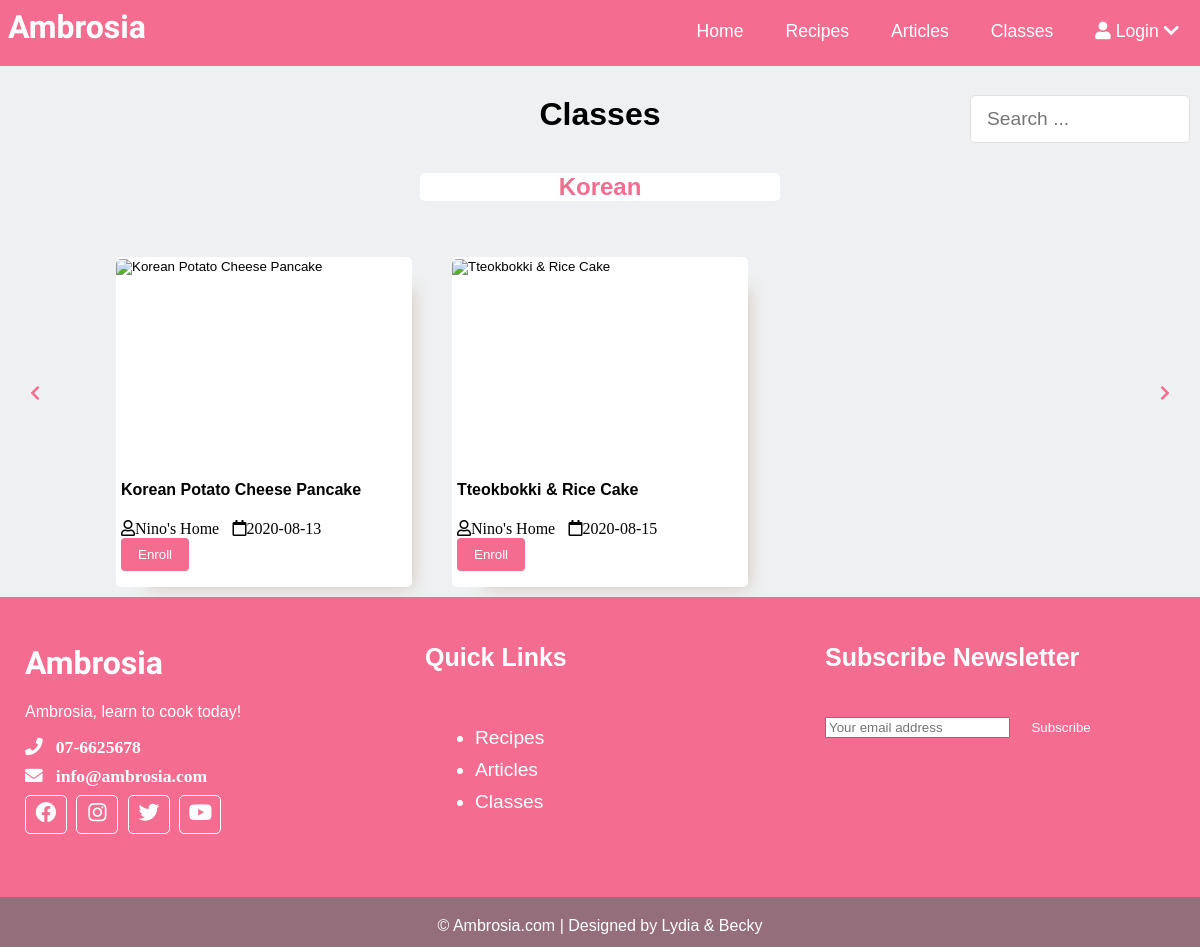
The page /Main_Class Browse.php?TagID=T003 on the database its author committed.
### tables this page shows
CREATE TABLE IF NOT EXISTS `tags` (
  `TagID` varchar(50) NOT NULL,
  `Name` varchar(255) NOT NULL,
  PRIMARY KEY (`TagID`)
);

CREATE TABLE IF NOT EXISTS `classes` (
  `ClassID` varchar(50) NOT NULL,
  `Title` varchar(255) NOT NULL,
  `Description` text NOT NULL,
  `Ingredients` json NOT NULL,
  `VideoLink` text NOT NULL,
  `Author` varchar(255) NOT NULL,
  `PublishDate` date NOT NULL,
  `Type` varchar(10) NOT NULL,
  `Tags` varchar(255) NOT NULL,
  PRIMARY KEY (`ClassID`),
  KEY `Tags` (`Tags`)
);

### Scripts/Script_ClassBrowsePosts.php (the view, shortened to what this page needs)
<?php
    if(isset($_SESSION["UserID"])) {
        $UserID = $_SESSION["UserID"];
        $sqlSubscription = "SELECT * FROM subscription WHERE UserID = '$UserID' AND ClassID = '$ClassID'";
        $resultS = mysqli_query($con, $sqlSubscription);
        if (mysqli_affected_rows($con) == 1) {
            $Action = "Scripts/Script_ClassPost.php";
            $Class = "View";
        } else if (mysqli_affected_rows($con) == 0) {
            $Action = "Payment.php";
            $Class = "Enroll";
        }
} else {
    $Action = "Payment.php";
    $Class = "Enroll";
}
?>
<div class="post" id="ClassPost">
        <form method="GET" action="<?php echo $Action; ?>">
        <input type="Image" src="Images/Classes/<?php echo $Title; ?>" alt="<?php echo $Title;?>" class="slider-image">
        <div class="post-info">
                <h4><button class="PostName" type="submit" name="ClassName"><?php echo $Title; ?></button></h4>
            <i class="far fa-user"><?php echo $Author;?></i>
            <i class="far fa-calendar"><?php echo $PublishDate; ?></i>
            <button type="submit" class="btn read-more" name="ClassLink"><?php echo $Class; ?></a>
        </div>
        </form>
    </div>

### Main_Class Browse.php (shortened to what this page needs)
<?php
    include("Scripts/Script_Connection.php");
	if (isset($_GET["TagID"])) {
		$sqlTag = "SELECT * FROM tags WHERE TagID = '$_GET[TagID]'";
	} else {
	$sqlTag = "SELECT DISTINCT classes.Tags, tags.Name FROM classes INNER JOIN tags ON classes.Tags = tags.TagID";
	}
    $resultTag = mysqli_query($con, $sqlTag);
 ?>
<!DOCTYPE html>
<html lang="en">
<head>
	<link href="<?php echo $_SESSION['Theme']; ?>" rel="stylesheet" type="text/css">
	<link rel="stylesheet" href="https://use.fontawesome.com/releases/v5.13.1/css/all.css">
</head>
<body class="GridlessBody">
	<?php include("Header.php"); ?>
		<div class="class-content clearfix">
				<div id="ClassBrowse" class="post-slider">
					<h1 class="class-title">Classes</h1>
					<div class="sidebar">
						<div class="search">
								<input type="search" id="SearchBox" name="SearchBox" class="text-input"
								placeholder="Search ..." oninput="SearchFunction()" onblur="setTimeout(NoSearch,100)"
								autoComplete="off">
						</div>
					</div>
				</div>
				<?php
					while ($rowTag = mysqli_fetch_assoc($resultTag)){
					$TagName = $rowTag["Name"];
					if (isset($_GET["TagID"])) {
						$TagID = $_GET["TagID"];
					} else {
						$TagID = $rowTag["Tags"];
					}
						include("Scripts/Script_ClassBrowseTag.php");
					}
				?>
	</div>
		<?php include("Footer.php"); ?>
</body>
</html>

### Scripts/Script_ClassBrowseTag.php (shortened to what this page needs)
<div class="post-slider">
    <h2 class="type"><?php echo $TagName; ?></h2>
<br><br>
    <i class="fas fa-chevron-left prev"></i>
    <i class="fas fa-chevron-right next"></i>
    <div class="post-wrapper">
        <?php
            $sqlClass = "SELECT * FROM classes WHERE Tags = '$TagID' AND NOT Type = 'Upcoming'";
            $resultClass = mysqli_query($con, $sqlClass);
            while ($rowClass = mysqli_fetch_assoc($resultClass)) {
                $Title = $rowClass["Title"];
                $PublishDate = $rowClass["PublishDate"];
                $Author = $rowClass["Author"];
                $ClassID = $rowClass["ClassID"];
                include("Scripts/Script_ClassBrowsePosts.php");
                }
        ?>
    </div>
</div>

### Ambrosia.css (style rules this page uses)
:root { font-family: 'Lucida Sans', 'Lucida Sans Regular', 'Lucida Grande', 'Lucida Sans Unicode', Geneva, Verdana, sans-serif; --Header: #F46D90; --Background: #EEF0F1; --Panel: #DE426B; --Highlight: #C72B55; --TextBorder: #E0E0E0; }
* { box-sizing: border-box; }
body { background-color: var(--Background); margin: 0em; padding: 0em; display: grid; justify-items: center; }
.GridlessBody { display: unset; height: 100%; }
.clearfix::after { content: ''; display: block; clear: both; }
.btn { padding: .5rem 1rem; background-color: var(--Header); color: white; border: 1px solid transparent; border-radius: .25rem; }
.text-input { padding:.7rem 1rem; display: block; width: 100%; border-radius: 5px; border: 1px solid var(--TextBorder, lightgray) ; outline: none; color: grey; line-height: 1.5rem; font-size: 1.2rem; }
.post-slider { position: relative; }
.post-slider .next { position: absolute; top: 50%; right: 30px; font: 2em; color: var(--Header, lightpink); cursor: pointer; }
.post-slider .prev { position: absolute; top: 50%; left: 30px; color: var(--Header, lightpink); cursor: pointer; }
.post-slider .post-wrapper { width: 84%; height: 350px; margin: 0px auto; overflow: hidden; padding: 10px 0px 10px 0px; }
.post-slider .post-wrapper .post { width: 300px; height: 330px; margin: 0px 20px; display: inline-block; background: white; border-radius: 5px; box-shadow: 1rem 1rem 1rem -1rem #CFC5BB; }
.post-slider .post-wrapper .post .post-info { height: 130px; padding: 0px 5px; }
.post-slider .post-wrapper .post .slider-image { width: 100%; height: 200px; border-top-left-radius: 5px; border-top-right-radius: 5px; }
.PostName { all: inherit; width: 100%; }
.class-content .post-slider .class-title { text-align: center; margin: 3em auto 2em; }
.class-content .post-slider .type { text-align: center; width: 30%; margin: 10px auto 10px; background: white; border-radius: 5px; color: var(--Header, lightpink); }
.class-content .sidebar .search { padding: 10px; border-radius: 5px; margin-bottom: 20px; width: 20%; margin-top: -7rem; position: relative; left: 80%; }

### rows shown on the page
tags: Name "Korean"
classes: Title "Korean Potato Cheese Pancake", Author "Nino's Home", PublishDate "2020-08-13"
classes: Title "Tteokbokki & Rice Cake", Author "Nino's Home", PublishDate "2020-08-15"

### other values the page prints
$_SESSION["Username"] "Login"
